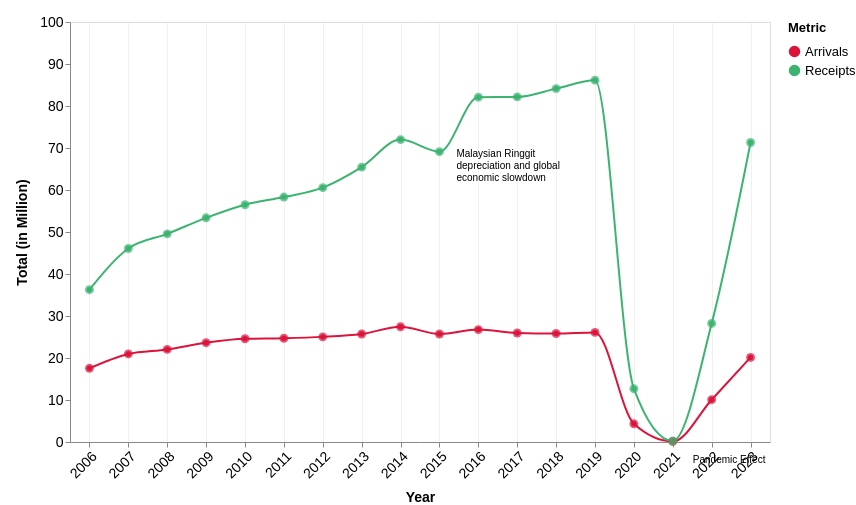

Write a Vega-Lite specification for this figure.
### Vega-Lite specification from a JSON file in a GitHub repository (floating-point values rounded to 4 significant figures)
{"$schema": "https://vega.github.io/schema/vega-lite/v5.json", "width": 700, "height": 420, "data": {"values": [{"year": "2006", "Arrivals": 17.55, "Receipts": 36.27}, {"year": "2007", "Arrivals": 20.97, "Receipts": 46.07}, {"year": "2008", "Arrivals": 22.05, "Receipts": 49.56}, {"year": "2009", "Arrivals": 23.64, "Receipts": 53.37}, {"year": "2010", "Arrivals": 24.58, "Receipts": 56.49}, {"year": "2011", "Arrivals": 24.71, "Receipts": 58.32}, {"year": "2012", "Arrivals": 25.03, "Receipts": 60.56}, {"year": "2013", "Arrivals": 25.72, "Receipts": 65.44}, {"year": "2014", "Arrivals": 27.44, "Receipts": 72.0}, {"year": "2015", "Arrivals": 25.72, "Receipts": 69.12}, {"year": "2016", "Arrivals": 26.76, "Receipts": 82.1}, {"year": "2017", "Arrivals": 25.95, "Receipts": 82.17}, {"year": "2018", "Arrivals": 25.83, "Receipts": 84.14}, {"year": "2019", "Arrivals": 26.1, "Receipts": 86.14}, {"year": "2020", "Arrivals": 4.33, "Receipts": 12.69}, {"year": "2021", "Arrivals": 0.13, "Receipts": 0.24}, {"year": "2022", "Arrivals": 10.07, "Receipts": 28.23}, {"year": "2023", "Arrivals": 20.14, "Receipts": 71.31}]}, "transform": [{"fold": ["Arrivals", "Receipts"], "as": ["Metric", "Value"]}], "layer": [{"mark": {"type": "line", "point": true, "interpolate": "monotone", "tooltip": true}, "encoding": {"x": {"field": "year", "type": "ordinal", "title": "Year", "axis": {"labelAngle": -45, "titlePadding": 10, "labelFontSize": 14, "titleFontSize": 14, "grid": true, "gridOpacity": 0.45}}, "y": {"field": "Value", "type": "quantitative", "title": "Total (in Million)", "axis": {"titlePadding": 10, "labelFontSize": 14, "titleFontSize": 14, "grid": false}, "scale": {"domain": [0, 100]}}, "color": {"field": "Metric", "type": "nominal", "scale": {"domain": ["Arrivals", "Receipts"], "range": ["#DC143C", "#3CB371"]}, "legend": {"title": "Metric", "labelFontSize": 13, "titleFontSize": 13, "titlePadding": 10}}}}, {"mark": {"type": "point", "tooltip": true, "filled": true, "size": 80}, "encoding": {"x": {"field": "year", "type": "ordinal"}, "y": {"field": "Value", "type": "quantitative"}, "color": {"field": "Metric", "type": "nominal"}, "tooltip": [{"field": "year", "title": "Year"}, {"field": "Metric", "title": "Metric"}, {"field": "Value", "title": "Value", "format": ".2f"}]}}, {"mark": {"type": "text", "fontSize": 20, "lineHeight": 12, "fontStyle": "Helvetica Neue", "align": "left", "color": "#000", "dx": 17, "dy": -1}, "encoding": {"x": {"field": "year", "type": "ordinal", "title": "Year"}, "y": {"field": "Value", "type": "quantitative"}, "text": {"value": ["Malaysian Ringgit", "depreciation and global", "economic slowdown"]}}, "transform": [{"filter": {"field": "Value", "equal": 69.12}}]}, {"mark": {"type": "text", "fontSize": 100, "lineHeight": 12, "fontStyle": "Helvetica Neue", "align": "left", "color": "#000", "dx": 20, "dy": -7.5}, "encoding": {"x": {"field": "year", "type": "ordinal", "title": "Year"}, "y": {"field": "Value", "type": "quantitative"}, "text": {"value": ["Pandemic Effect"]}}, "transform": [{"filter": {"field": "Value", "equal": 0.24}}]}], "padding": {"top": 15, "left": 15}}
